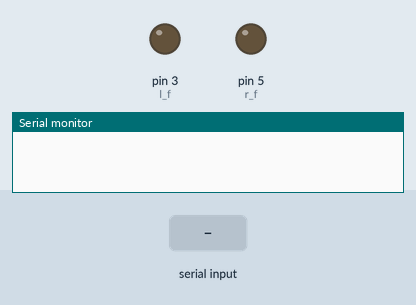
Simulated run of this sketch. Board: Arduino Uno, built with avr-gcc and run on an emulated ATmega328P. On the bench: output pins drawn as LEDs (lit = HIGH), the last lines printed to the serial monitor. The test bench sets the inputs (shaded band).

Above: at 1.2 s.
1.3 s: "left" received over the second serial link
At 1.57 s:
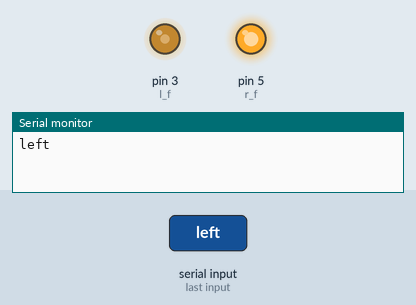
3.3 s: "right" received over the second serial link
At 3.58 s:
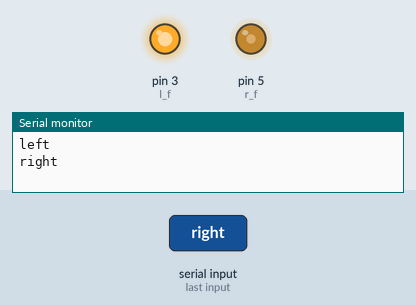
5.3 s: "forward" received over the second serial link
At 6.1 s:
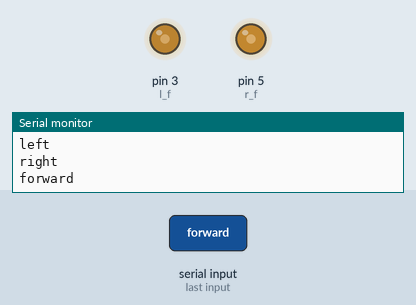
6.8 s: "left_b" received over the second serial link
At 8.0 s:
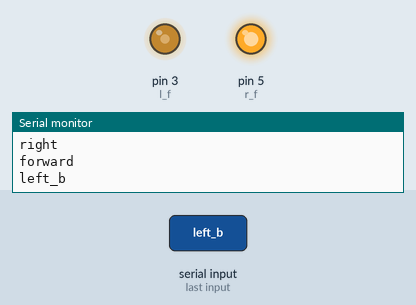
8.3 s: "backward" received over the second serial link
At 8.8 s:
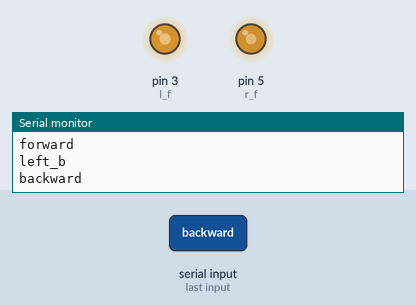
9.8 s: "right_b" received over the second serial link
At 10.7 s:
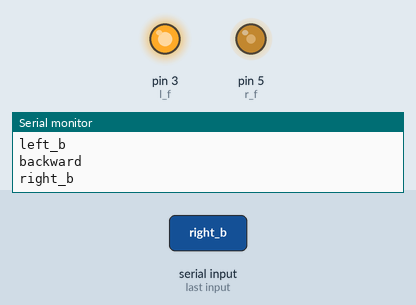
Timing chart, 0 to 12.3 s (numbered marks = the images above; inputs shaded):
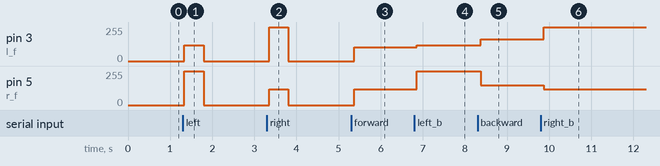

The sketch:

voice.ino
```cpp
#include<SoftwareSerial.h>

SoftwareSerial voice(7,8);

//motors
const int l_f=3,r_f=5;
const int l_b=2,r_b=4;

void setup() {
  // put your setup code here, to run once:
  Serial.begin(9600);
  voice.begin(9600);
  while(!Serial){}
}

String text()
{
  String s="";
  while(voice.available())
  {
    delay(10);
    s+=(char)voice.read();
  }
  return s;
}

void halt()
{
  //left motor stops
  digitalWrite(l_f,LOW);
  digitalWrite(l_b,LOW);

  //right motor stops
  digitalWrite(r_f,LOW);
  digitalWrite(r_b,LOW);
}

void forward()
{
  //left motor forward
  analogWrite(l_f,105);
  digitalWrite(l_b,LOW);

  //right motor forward
  analogWrite(r_f,120);
  digitalWrite(r_b,LOW);
}

void left(String l)
{
  //left motor stops
  analogWrite(l_f,120);
  digitalWrite(l_b,HIGH);

  //right motor forward
  analogWrite(r_f,255);
  digitalWrite(r_b,LOW);

  if(l=="left")
  {
    delay(460);
    halt();
  }
}

void right(String r)
{
  //left motor forward
  analogWrite(l_f,255);
  digitalWrite(l_b,LOW);

  //right motor stops
  analogWrite(r_f,120);
  digitalWrite(r_b,HIGH);

  if(r=="right")
  {
    delay(460);
    halt();
  }
}


void back()
{
  //left motor back
  analogWrite(l_f,163);
  digitalWrite(l_b,HIGH);

  //right motor back
  analogWrite(r_f,150);
  digitalWrite(r_b,HIGH);
}

void loop() {
  // put your main code here, to run repeatedly:
  String readBT=text();
  if(readBT!="")
  {
    Serial.println(readBT);
    if(readBT=="forward")
      forward();
    else if(readBT=="left" || readBT=="left_b")
      left(readBT);
    else if(readBT=="right" || readBT=="right_b")
      right(readBT);
    else if(readBT=="backward")
      back();
    else
      halt();
  }
}
```

Measured:
- after the input at 1.3 s, pin 3 (l_f): 0/255 → 120/255 at once, → 0/255 0.46 s later; pin 5 (r_f): 0/255 → 255/255 at once, → 0/255 0.46 s later
- after the input at 3.3 s, pin 3 (l_f): 0/255 → 255/255 after 0.05 s, → 0/255 0.46 s later; pin 5 (r_f): 0/255 → 120/255 after 0.05 s, → 0/255 0.46 s later
- after the input at 5.3 s, pin 3 (l_f): 0/255 → 105/255 after 0.07 s; pin 5 (r_f): 0/255 → 120/255 after 0.07 s
- after the input at 6.8 s, pin 3 (l_f): 105/255 → 120/255 after 0.06 s; pin 5 (r_f): 120/255 → 255/255 after 0.06 s
- after the input at 8.3 s, pin 3 (l_f): 120/255 → 163/255 after 0.08 s; pin 5 (r_f): 255/255 → 150/255 after 0.08 s
- after the input at 9.8 s, pin 3 (l_f): 163/255 → 255/255 after 0.07 s; pin 5 (r_f): 150/255 → 120/255 after 0.07 s
